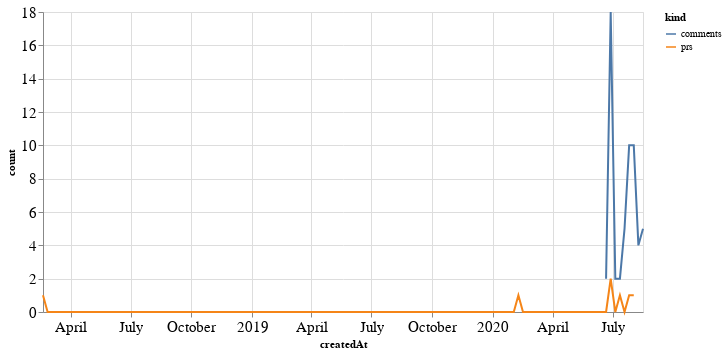

Here is the notebook cell this chart was saved with:
### Code cell
alt.Chart(total_time, width=600).mark_line().encode(
    x='createdAt',
    y='count',
    color='kind'
)

### Figure 1 — Vega-Lite specification as saved in the notebook (floating-point values rounded to 4 significant figures; data arrays with more than 128 entries replaced by an {"elided": "..."} marker saying what was removed)
{"config": {"axisLeft": {"labelFontSize": 15}, "axisBottom": {"labelFontSize": 15}}, "data": {"name": "data-d578eb2e357beacf43e00355f5ec56ff"}, "mark": "line", "encoding": {"color": {"type": "nominal", "field": "kind"}, "x": {"type": "temporal", "field": "createdAt"}, "y": {"type": "quantitative", "field": "count"}}, "width": 600, "$schema": "https://vega.github.io/schema/vega-lite/v4.8.1.json", "datasets": {"data-d578eb2e357beacf43e00355f5ec56ff": {"elided": "262 records"}}}
